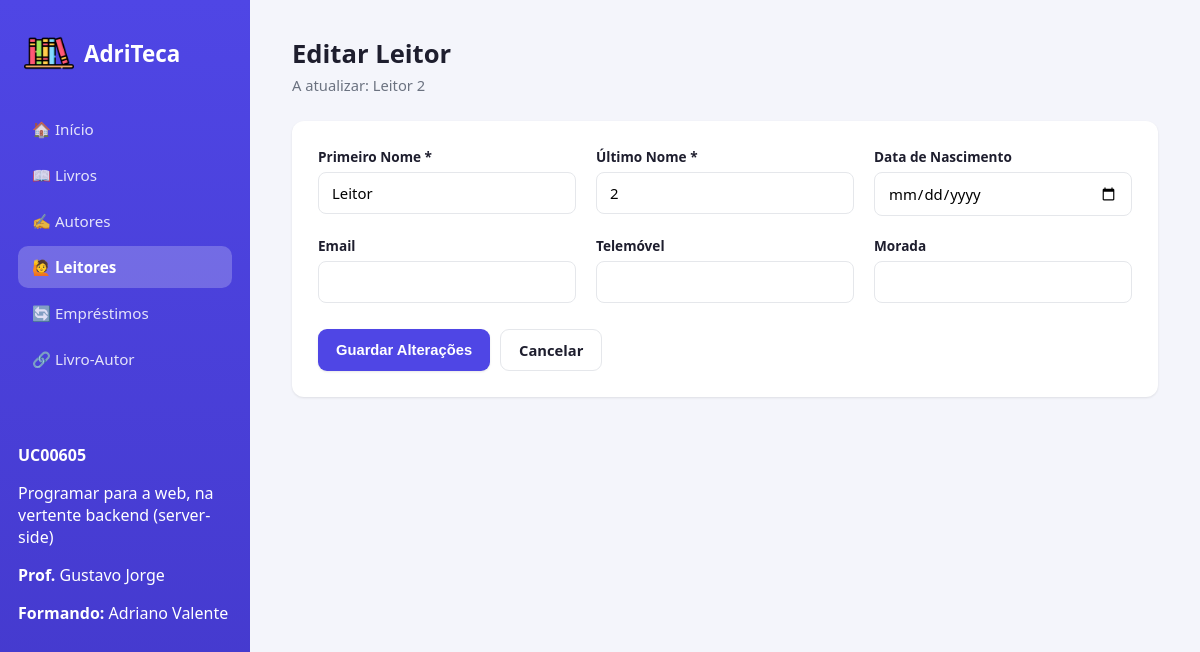
/leitores/editar.php?id=2, run on the app's committed database.
### tables this page shows
CREATE TABLE `leitor` (
  `Leitor_ID` int(11) NOT NULL,
  `Primeiro_nome` varchar(100) NOT NULL,
  `Ultimo_nome` varchar(100) NOT NULL,
  `Data_Aniversario` date DEFAULT NULL,
  `Morada` varchar(255) DEFAULT NULL,
  `Telemovel` varchar(15) DEFAULT NULL,
  `Email` varchar(100) DEFAULT NULL
);

### leitores/editar.php (the view, shortened to what this page needs)
<?php
require '../config.php';
$id   = isset($_GET['id']) ? (int)$_GET['id'] : (int)($_POST['leitor_id'] ?? 0);
$stmt = $conn->prepare("SELECT * FROM Leitor WHERE Leitor_ID = ?");
$stmt->bind_param("i", $id);
$stmt->execute();
$leitor = $stmt->get_result()->fetch_assoc();
include '../includes/header.php';
?>
<div class="cabecalho-pagina">
    <div>
        <h2>Editar Leitor</h2>
        <p>A atualizar: <?php echo htmlspecialchars($leitor['Primeiro_nome'] . ' ' . $leitor['Ultimo_nome']); ?></p>
    </div>
</div>
<div class="cartao">
    <form method="POST" action="">
        <div class="form-grelha">
            <div class="campo">
                <label for="primeiro_nome">Primeiro Nome *</label>
                <input type="text" id="primeiro_nome" name="primeiro_nome" value="<?php echo htmlspecialchars($leitor['Primeiro_nome']); ?>" required>
            </div>
            <div class="campo">
                <label for="ultimo_nome">Último Nome *</label>
                <input type="text" id="ultimo_nome" name="ultimo_nome" value="<?php echo htmlspecialchars($leitor['Ultimo_nome']); ?>" required>
            </div>
            <div class="campo">
                <label for="data_aniversario">Data de Nascimento</label>
                <input type="date" id="data_aniversario" name="data_aniversario" value="<?php echo htmlspecialchars($leitor['Data_Aniversario'] ?? ''); ?>">
            </div>
            <div class="campo">
                <label for="email">Email</label>
                <input type="email" id="email" name="email" value="<?php echo htmlspecialchars($leitor['Email'] ?? ''); ?>">
            </div>
            <div class="campo">
                <label for="telemovel">Telemóvel</label>
                <input type="text" id="telemovel" name="telemovel" maxlength="15" value="<?php echo htmlspecialchars($leitor['Telemovel'] ?? ''); ?>">
            </div>
            <div class="campo">
                <label for="morada">Morada</label>
                <input type="text" id="morada" name="morada" value="<?php echo htmlspecialchars($leitor['Morada'] ?? ''); ?>">
            </div>
        </div>
        <div class="acoes-form">
            <button type="submit" class="btn btn-primario">Guardar Alterações</button>
            <a href="listar.php" class="btn btn-secundario">Cancelar</a>
        </div>
    </form>
</div>
<?php
include '../includes/footer.php';
?>

### assets/style.css (style rules this page uses)
:root { --cor-primaria: #4f46e5; --cor-primaria-escura: #4338ca; --cor-secundaria: #0ea5e9; --cor-fundo: #f4f5fb; --cor-cartao: #ffffff; --cor-texto: #1e1e2e; --cor-texto-suave: #6b7280; --cor-borda: #e5e7eb; --cor-sucesso: #16a34a; --cor-sucesso-fundo: #dcfce7; --cor-perigo: #dc2626; --cor-perigo-fundo: #fee2e2; --sombra: 0 1px 3px rgba(0,0,0,0.06), 0 1px 2px rgba(0,0,0,0.04); --sombra-hover: 0 10px 25px rgba(79,70,229,0.12); --raio: 12px; }
* { box-sizing: border-box; }
body { margin: 0; font-family: 'Segoe UI', system-ui, -apple-system, sans-serif; background: var(--cor-fundo); color: var(--cor-texto); display: flex; min-height: 100vh; }
.cabecalho-pagina { display: flex; justify-content: space-between; align-items: center; margin-bottom: 26px; flex-wrap: wrap; gap: 14px; }
.cabecalho-pagina h2 { margin: 0; font-size: 1.6rem; }
.cabecalho-pagina p { margin: 4px 0 0; color: var(--cor-texto-suave); font-size: 0.92rem; }
.btn { display: inline-flex; align-items: center; gap: 8px; padding: 10px 18px; border-radius: 9px; border: none; font-size: 0.92rem; font-weight: 600; text-decoration: none; cursor: pointer; transition: transform 0.1s ease, box-shadow 0.15s ease, opacity 0.15s ease; }
.btn-primario { background: var(--cor-primaria); color: #fff; box-shadow: var(--sombra); }
.btn-secundario { background: #fff; color: var(--cor-texto); border: 1px solid var(--cor-borda); }
.cartao { background: var(--cor-cartao); border-radius: var(--raio); box-shadow: var(--sombra); padding: 26px; margin-bottom: 24px; }
.form-grelha { display: grid; grid-template-columns: repeat(auto-fit, minmax(220px, 1fr)); gap: 20px; }
.campo { display: flex; flex-direction: column; gap: 6px; }
.campo label { font-size: 0.85rem; font-weight: 600; color: var(--cor-texto); }
.campo input, .campo select { padding: 10px 13px; border-radius: 8px; border: 1px solid var(--cor-borda); font-size: 0.93rem; font-family: inherit; background: #fff; transition: border-color 0.15s ease, box-shadow 0.15s ease; }
.acoes-form { display: flex; gap: 10px; margin-top: 26px; }

### data on the page
leitor: Primeiro_nome+Ultimo_nome "Leitor 2", primeiro_nome "Leitor", ultimo_nome "2"
